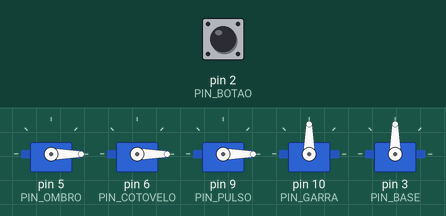
Simulated run of this sketch. Board: Arduino Uno, built with avr-gcc and run on an emulated ATmega328P. Parts: 5 × servo. Inputs (shaded band) come from the test bench; at power-on: pin 2 (PIN_BOTAO) HIGH. What the sketch prints to the serial monitor is not drawn.

Above: at 4.2 s.
4.3 s: pin 2 (PIN_BOTAO) pulled LOW for 0.15 s
At 7.6 s:
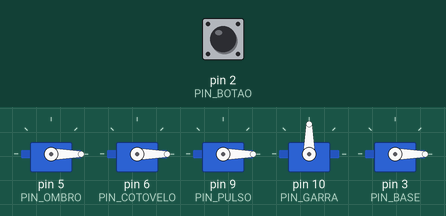
At 13.8 s:
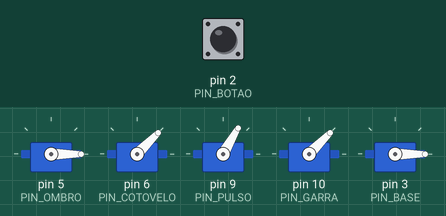
Timing chart, 0 to 24.5 s (numbered marks = the images above; inputs shaded):
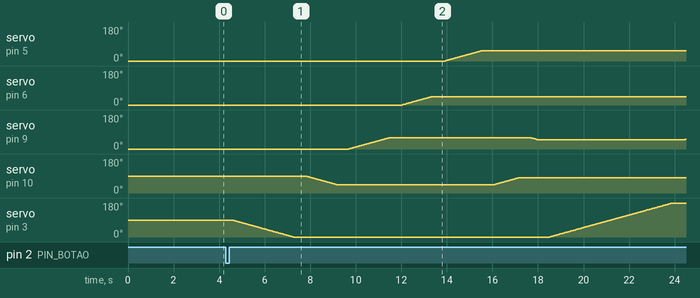

Measured:
- after the input at 4.3 s, servo on pin 5 (PIN_OMBRO): moves from 0° to 55° over 1.6 s, starting after 9.6 s; servo on pin 6 (PIN_COTOVELO): moves from 0° to 45° over 1.3 s, starting after 7.7 s

The sketch:

BracoRobotico_Completo_180.ino
```cpp
#include <Servo.h>

Servo servoBase;
Servo servoOmbro;
Servo servoCotovelo;
Servo servoPulso;
Servo servoGarra;

const int PIN_BOTAO    = 2;
const int PIN_BASE     = 3;
const int PIN_OMBRO    = 5;
const int PIN_COTOVELO = 6;
const int PIN_PULSO    = 9;
const int PIN_GARRA    = 10;

const int DELAY_INICIAR = 500;
const int DELAY_PDRAO = 30;
const int DELAY_ESTABILIZAR = 500;

int posInicialBase = 90;
int posInicialOmbro = 0;
int posInicialCotovelo = 0;
int posInicialPulso = 0;
int posInicialGarra = 90;

int posAtualBase = 90;
int posAtualOmbro = 0;
int posAtualCotovelo = 0;
int posAtualPulso = 0;
int posAtualGarra = 90;

int destinoPegaObjetoBase = 0;
int abrirGarra = 45;
int destinoPegaObjetoPulso = 60;
int destinoPegaObjetoCotovelo = 45;
int destinoPegaObjetoOmbro = 55;
int segurarObjetoGarra = 80;
int subirPulsoParaGiraBase = 50;
int destinoSoltarObjetoBase = 180;
int baixarPulsoSoltarObjeto = 58;
int soltarObjetoGarra = 45;
int subirPulsoAposSoltarObjeto = 50;

void setup() {
  Serial.begin(115200);
  pinMode(PIN_BOTAO, INPUT_PULLUP);
  Serial.println("Iniciando motores suavemente via Arduino direto...");
  inicializacaoSuave();
  Serial.println("Pronto!");
}

void inicializacaoSuave() {
  delay(DELAY_INICIAR);

  servoOmbro.attach(PIN_OMBRO);
  servoOmbro.write(posInicialOmbro);
  delay(DELAY_INICIAR);

  servoCotovelo.attach(PIN_COTOVELO);
  servoCotovelo.write(posInicialCotovelo);
  delay(DELAY_INICIAR);

  servoPulso.attach(PIN_PULSO);
  servoPulso.write(posInicialPulso);
  delay(DELAY_INICIAR);

  servoGarra.attach(PIN_GARRA);
  servoGarra.write(posInicialGarra);
  delay(DELAY_INICIAR);

  servoBase.attach(PIN_BASE);
  servoBase.write(posInicialBase);
  delay(DELAY_INICIAR);
}

void loop() {
  if (digitalRead(PIN_BOTAO) == LOW) {
    delay(250);
    executarCicloCompleto();
  }
}

void mover(Servo &meuServo, int &posAtual, int destino, int vel) {
  if (posAtual == destino) return;

  if (posAtual < destino) {
    for (int i = posAtual; i <= destino; i++) {
      meuServo.write(i);
      delay(vel);
    }
  } else {
    for (int i = posAtual; i >= destino; i--) {
      meuServo.write(i);
      delay(vel);
    }
  }
  posAtual = destino;
}

void executarCicloCompleto() {
  mover(servoBase, posAtualBase, destinoPegaObjetoBase, DELAY_PDRAO);
  delay(DELAY_ESTABILIZAR);

  mover(servoGarra, posAtualGarra, abrirGarra, DELAY_PDRAO);
  delay(DELAY_ESTABILIZAR);

  mover(servoPulso, posAtualPulso, destinoPegaObjetoPulso, DELAY_PDRAO);
  delay(DELAY_ESTABILIZAR);

  mover(servoCotovelo, posAtualCotovelo, destinoPegaObjetoCotovelo, DELAY_PDRAO);
  delay(DELAY_ESTABILIZAR);

  mover(servoOmbro, posAtualOmbro, destinoPegaObjetoOmbro, DELAY_PDRAO);
  delay(DELAY_ESTABILIZAR);

  mover(servoGarra, posAtualGarra, segurarObjetoGarra, DELAY_PDRAO);
  delay(DELAY_ESTABILIZAR);

  mover(servoPulso, posAtualPulso, subirPulsoParaGiraBase, DELAY_PDRAO);
  delay(DELAY_ESTABILIZAR);

  mover(servoBase, posAtualBase, destinoSoltarObjetoBase, DELAY_PDRAO);
  delay(DELAY_ESTABILIZAR);

  mover(servoPulso, posAtualPulso, baixarPulsoSoltarObjeto, DELAY_PDRAO);
  delay(DELAY_ESTABILIZAR);

  mover(servoGarra, posAtualGarra, soltarObjetoGarra, DELAY_PDRAO);
  delay(DELAY_ESTABILIZAR);

  mover(servoPulso, posAtualPulso, subirPulsoAposSoltarObjeto, DELAY_PDRAO);
  delay(DELAY_ESTABILIZAR);

  delay(2000);
  resetarParaPosicaoInicial();
}

void resetarParaPosicaoInicial() {
  mover(servoOmbro, posAtualOmbro, posInicialOmbro, DELAY_PDRAO);
  delay(DELAY_ESTABILIZAR);
  mover(servoCotovelo, posAtualCotovelo, posInicialCotovelo, DELAY_PDRAO);
  delay(DELAY_ESTABILIZAR);
  mover(servoPulso, posAtualPulso, posInicialPulso, DELAY_PDRAO);
  delay(DELAY_ESTABILIZAR);
  mover(servoGarra, posAtualGarra, posInicialGarra, DELAY_PDRAO);
  delay(DELAY_ESTABILIZAR);
  mover(servoBase, posAtualBase, posInicialBase, DELAY_PDRAO);
  delay(DELAY_ESTABILIZAR);
}
```
